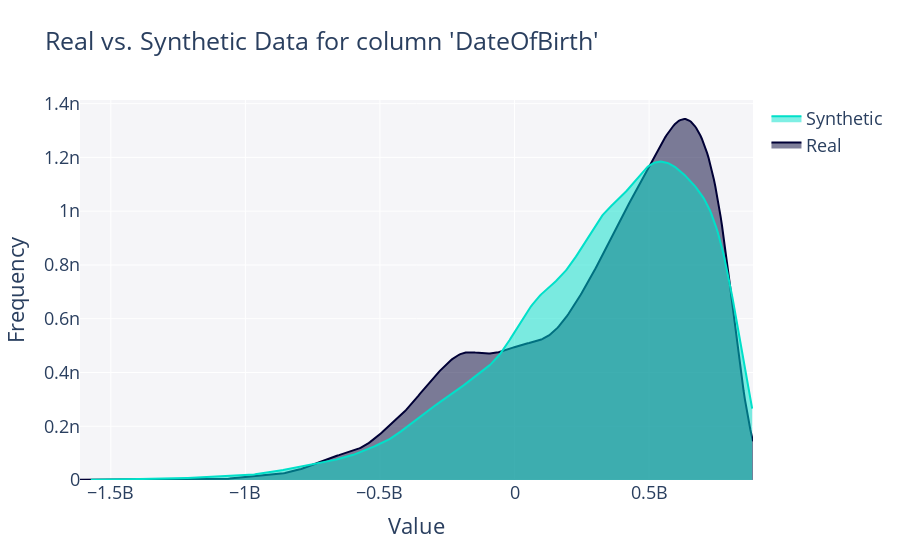

The code cell stored with this chart in its notebook:
### Code cell
get_column_plot(
    real_data=df_train,
    synthetic_data=synthetic_data_gc,
    column_name='DateOfBirth',
    plot_type='distplot'
).show(renderer="vscode")

### Figure 1 — Plotly figure (JSON) as saved in the notebook; plotly's stock layout.template omitted (floating-point values rounded to 4 significant figures; data arrays with more than 128 entries replaced by an {"elided": "..."} marker saying what was removed)
{"data": [{"fill": "tozeroy", "hovertemplate": "<b>Real</b><br>Frequency: %{y}<extra></extra>", "legendgroup": "Real", "marker": {"color": "#000036"}, "mode": "lines", "name": "Real", "showlegend": true, "type": "scatter", "x": {"elided": "500 int values"}, "xaxis": "x", "y": {"elided": "500 float values"}, "yaxis": "y"}, {"fill": "tozeroy", "hovertemplate": "<b>Synthetic</b><br>Frequency: %{y}<extra></extra>", "legendgroup": "Synthetic", "marker": {"color": "#01E0C9"}, "mode": "lines", "name": "Synthetic", "showlegend": true, "type": "scatter", "x": {"elided": "500 float values"}, "xaxis": "x", "y": {"elided": "500 float values"}, "yaxis": "y"}], "layout": {"barmode": "overlay", "font": {"size": 18}, "hovermode": "closest", "legend": {"traceorder": "reversed"}, "plot_bgcolor": "#F5F5F8", "title": {"text": "Real vs. Synthetic Data for column 'DateOfBirth'"}, "xaxis": {"anchor": "y2", "domain": [0, 1], "title": {"text": "Value"}, "zeroline": false}, "yaxis": {"anchor": "free", "domain": [0, 1], "position": 0, "title": {"text": "Frequency"}}}}
